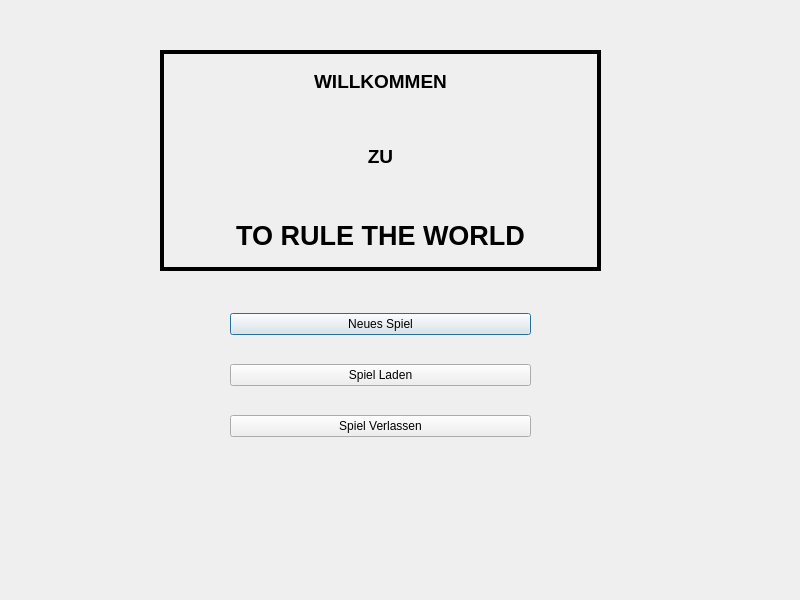
<?xml version="1.0" encoding="UTF-8"?>
<ui version="4.0">
 <class>CMainMenu</class>
 <widget class="QDialog" name="CMainMenu">
  <property name="geometry">
   <rect>
    <x>0</x>
    <y>0</y>
    <width>800</width>
    <height>600</height>
   </rect>
  </property>
  <property name="windowTitle">
   <string>CMainMenu</string>
  </property>
  <widget class="QLabel" name="wecomeLabel">
   <property name="geometry">
    <rect>
     <x>160</x>
     <y>50</y>
     <width>441</width>
     <height>221</height>
    </rect>
   </property>
   <property name="frameShape">
    <enum>QFrame::Box</enum>
   </property>
   <property name="lineWidth">
    <number>4</number>
   </property>
   <property name="text">
    <string>&lt;html&gt;&lt;head/&gt;&lt;body&gt;&lt;p&gt;&lt;span style=&quot; font-size:14pt; font-weight:700;&quot;&gt;WILLKOMMEN&lt;/span&gt;&lt;/p&gt;&lt;p&gt;&lt;br/&gt;&lt;/p&gt;&lt;p&gt;&lt;span style=&quot; font-size:14pt; font-weight:700;&quot;&gt;ZU&lt;/span&gt;&lt;/p&gt;&lt;p&gt;&lt;br/&gt;&lt;/p&gt;&lt;p&gt;&lt;span style=&quot; font-size:20pt; font-weight:700;&quot;&gt;TO RULE THE WORLD&lt;/span&gt;&lt;/p&gt;&lt;/body&gt;&lt;/html&gt;</string>
   </property>
   <property name="alignment">
    <set>Qt::AlignCenter</set>
   </property>
  </widget>
  <widget class="QWidget" name="verticalLayoutWidget">
   <property name="geometry">
    <rect>
     <x>230</x>
     <y>290</y>
     <width>301</width>
     <height>171</height>
    </rect>
   </property>
   <layout class="QVBoxLayout" name="verticalLayout">
    <property name="spacing">
     <number>6</number>
    </property>
    <property name="leftMargin">
     <number>0</number>
    </property>
    <property name="topMargin">
     <number>0</number>
    </property>
    <item>
     <widget class="QPushButton" name="newGameButton">
      <property name="text">
       <string>Neues Spiel</string>
      </property>
     </widget>
    </item>
    <item>
     <widget class="QPushButton" name="loadGameButton">
      <property name="text">
       <string>Spiel Laden</string>
      </property>
     </widget>
    </item>
    <item>
     <widget class="QPushButton" name="quitGameButton">
      <property name="text">
       <string>Spiel Verlassen</string>
      </property>
     </widget>
    </item>
   </layout>
  </widget>
 </widget>
 <resources/>
 <connections/>
</ui>
